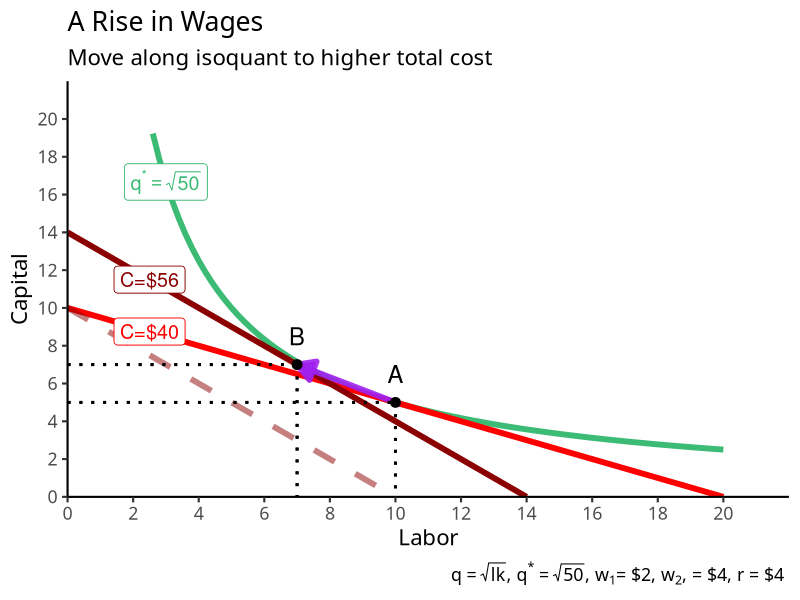
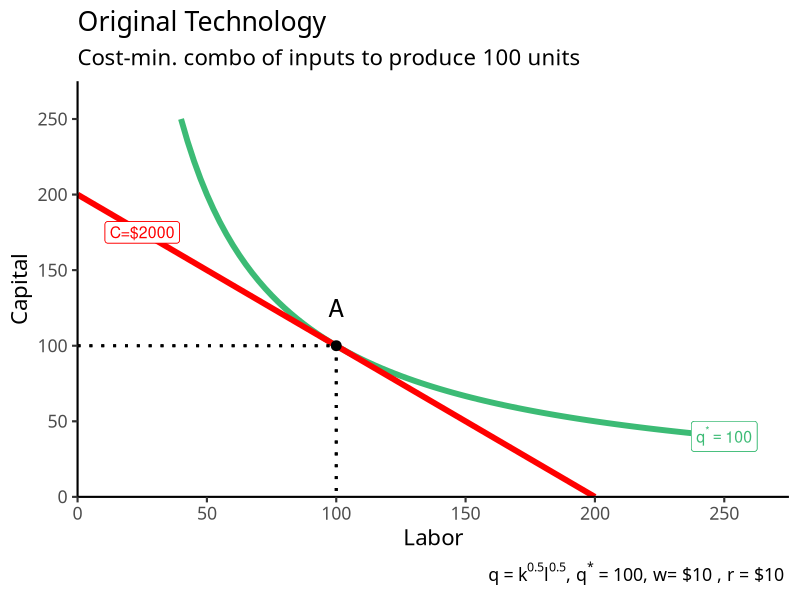
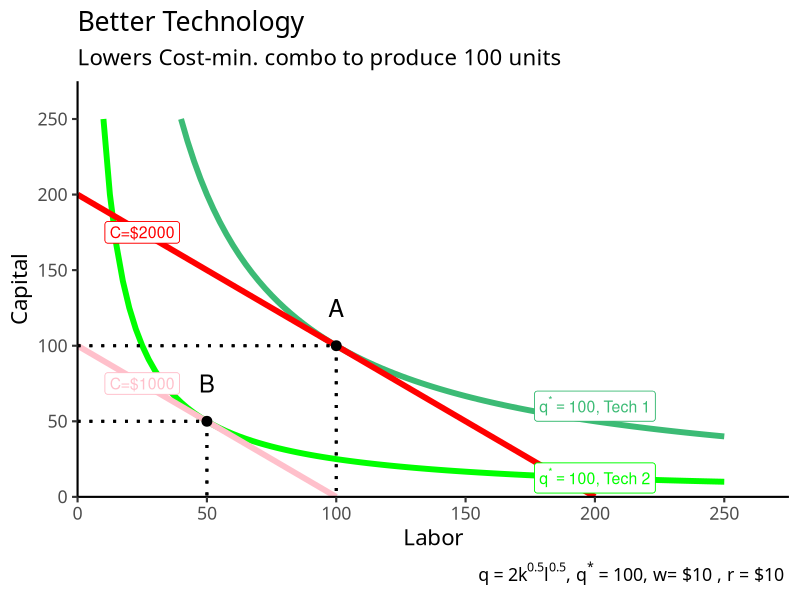

Recreate these plots in R, in order.
## ---- chunk 1
#| echo: false
#| warning: false
#| message: false
library(tidyverse)
library(ggrepel)
knitr::opts_chunk$set(message = F,
                      warning = F,
                      echo = F,
                      fig.retina = 3,
                      fig.align = "center")
## ---- chunk 2
library(tidyverse)
points_opt<-tribble(
  ~letter, ~x, ~y,
  "A", 10, 5,
  "B", 7, 7
)

iq_opt=function(x){50/x}
IC_10=function(x){10-0.5*x}
IC_10_2=function(x){10-x}
IC_14=function(x){14-x}

ggplot(data.frame(x=c(0,10)), aes(x=x))+
  stat_function(fun=iq_opt, geom="line", size=2, color = "#3CBB75FF")+
  stat_function(fun=IC_10, geom="line", size=2, color = "red")+
  stat_function(fun=IC_10_2, geom="line", size=2, color = "darkred", linetype="dashed", alpha=0.5)+
  geom_label(aes(x=3,y=iq_opt(3)), color = "#3CBB75FF", label=expression(q^"*"==sqrt(50)), size = 5)+
  geom_label(aes(x=2.5,y=IC_10(2.5)), color = "red", label="C=$40", size = 5)+
  # new cost line and label
  stat_function(fun=IC_14, geom="line", size=2, color = "darkred")+
  geom_label(aes(x=2.5,y=IC_14(2.5)), color = "darkred", label="C=$56", size = 5)+
  # arrow
  annotate("segment", x = 10, xend = 7, y = 5, yend = 7, color = "purple", size=2, alpha=0.9, arrow=arrow(length=unit(0.5,"cm"), ends="last", type="closed"))+
  geom_point(data = points_opt,
             mapping=aes(x=x, y=y),
             size = 3)+
  geom_text(data = points_opt,
             mapping=aes(x=x, y=(y+1.5),
             label = letter),
             size = 6)+
  # old point A lines
  geom_segment(aes(x = 0, xend = 10, y = 5, yend=5), linetype="dotted", size=1)+
  geom_segment(aes(x = 10, xend = 10, y = 5, yend=0), linetype="dotted", size=1)+
  # new point B lines
  geom_segment(aes(x = 0, xend = 7, y = 7, yend=7), linetype="dotted", size=1)+
  geom_segment(aes(x = 7, xend = 7, y = 7, yend=0), linetype="dotted", size=1)+
  
    scale_x_continuous(breaks=seq(0,20,2),
                     limits=c(0,20),
                     expand=expand_scale(mult=c(0,0.1)))+
  scale_y_continuous(breaks=seq(0,20,2),
                     limits=c(0,20),
                     expand=expand_scale(mult=c(0,0.1)))+
  #scale_colour_manual("Curves", values = line_colors, guide=F)+
  labs(x = "Labor",
       y = "Capital",
       title = "A Rise in Wages",
       subtitle = "Move along isoquant to higher total cost",
       caption = expression(paste(q==sqrt(lk), ", ", q^"*"==sqrt(50), ", ", w[1], "= $2, ", w[2], ", = $4, ", r," = $4", sep=" ")))+
  theme_classic(base_family = "Fira Sans Condensed", base_size=16)
## ---- chunk 3
points_tech1<-tribble(
  ~letter, ~x, ~y,
  "A", 100, 100
)

iq_tech_opt=function(x){10000/x}
IC_tech_min=function(x){200-x}

ggplot(data.frame(x=c(0,10)), aes(x=x))+
  stat_function(fun=iq_tech_opt, geom="line", size=2, color = "#3CBB75FF")+
  stat_function(fun=IC_tech_min, geom="line", size=2, color = "red")+
  geom_label(aes(x=250,y=iq_tech_opt(250)), color = "#3CBB75FF", label=expression(q^"*"==100), size = 4)+
  geom_label(aes(x=25,y=IC_tech_min(25)), color = "red", label="C=$2000", size = 4)+
  geom_point(data = points_tech1,
             mapping=aes(x=x, y=y),
             size = 3)+
  geom_text(data = points_tech1,
             mapping=aes(x=x, y=(y+25),
             label = letter),
             size = 6)+
  # old point A lines
  geom_segment(aes(x = 0, xend = 100, y = 100, yend=100), linetype="dotted", size=1)+
  geom_segment(aes(x = 100, xend = 100, y = 100, yend=0), linetype="dotted", size=1)+
    scale_x_continuous(breaks=seq(0,250,50),
                     limits=c(0,250),
                     expand=expand_scale(mult=c(0,0.1)))+
  scale_y_continuous(breaks=seq(0,250,50),
                     limits=c(0,250),
                     expand=expand_scale(mult=c(0,0.1)))+
  #scale_colour_manual("Curves", values = line_colors, guide=F)+
  labs(x = "Labor",
       y = "Capital",
       title = "Original Technology",
       subtitle = "Cost-min. combo of inputs to produce 100 units",
       caption = expression(paste(q==k^{0.5}*l^{0.5}, ", ", q^"*"==100, ", w= $10 , ","r = $10", sep=" ")))+
  theme_classic(base_family = "Fira Sans Condensed", base_size=16)
## ---- chunk 4
points_tech2<-tribble(
  ~letter, ~x, ~y,
  "A", 100, 100,
  "B", 50, 50
)

iq_tech_opt_2=function(x){2500/x}
IC_tech_min_2=function(x){100-x}

ggplot(data.frame(x=c(0,10)), aes(x=x))+
  stat_function(fun=iq_tech_opt, geom="line", size=2, color = "#3CBB75FF")+
  stat_function(fun=iq_tech_opt_2, geom="line", size=2, color = "green")+
  stat_function(fun=IC_tech_min, geom="line", size=2, color = "red")+
  stat_function(fun=IC_tech_min_2, geom="line", size=2, color = "pink")+
  geom_label(aes(x=200,y=(iq_tech_opt(200)+10)), color = "#3CBB75FF", label=expression(paste(q^"*"==100, ", Tech 1")), size = 4)+
  geom_label(aes(x=200,y=iq_tech_opt_2(200)), color = "green", label=expression(paste(q^"*"==100, ", Tech 2")), size = 4)+
  geom_label(aes(x=25,y=IC_tech_min(25)), color = "red", label="C=$2000", size = 4)+
  geom_label(aes(x=25,y=IC_tech_min_2(25)), color = "pink", label="C=$1000", size = 4)+
  geom_point(data = points_tech2,
             mapping=aes(x=x, y=y),
             size = 3)+
  geom_text(data = points_tech2,
             mapping=aes(x=x, y=(y+25),
             label = letter),
             size = 6)+
  # old point A lines
  geom_segment(aes(x = 0, xend = 100, y = 100, yend=100), linetype="dotted", size=1)+
  geom_segment(aes(x = 100, xend = 100, y = 100, yend=0), linetype="dotted", size=1)+
  # new point B lines
  geom_segment(aes(x = 0, xend = 50, y = 50, yend=50), linetype="dotted", size=1)+
  geom_segment(aes(x = 50, xend = 50, y = 50, yend=0), linetype="dotted", size=1)+
    scale_x_continuous(breaks=seq(0,250,50),
                     limits=c(0,250),
                     expand=expand_scale(mult=c(0,0.1)))+
  scale_y_continuous(breaks=seq(0,250,50),
                     limits=c(0,250),
                     expand=expand_scale(mult=c(0,0.1)))+
  #scale_colour_manual("Curves", values = line_colors, guide=F)+
  labs(x = "Labor",
       y = "Capital",
       title = "Better Technology",
       subtitle = "Lowers Cost-min. combo to produce 100 units",
       caption = expression(paste(q==2*k^{0.5}*l^{0.5}, ", ", q^"*"==100, ", w= $10 , ","r = $10", sep=" ")))+
  theme_classic(base_family = "Fira Sans Condensed", base_size=16)
